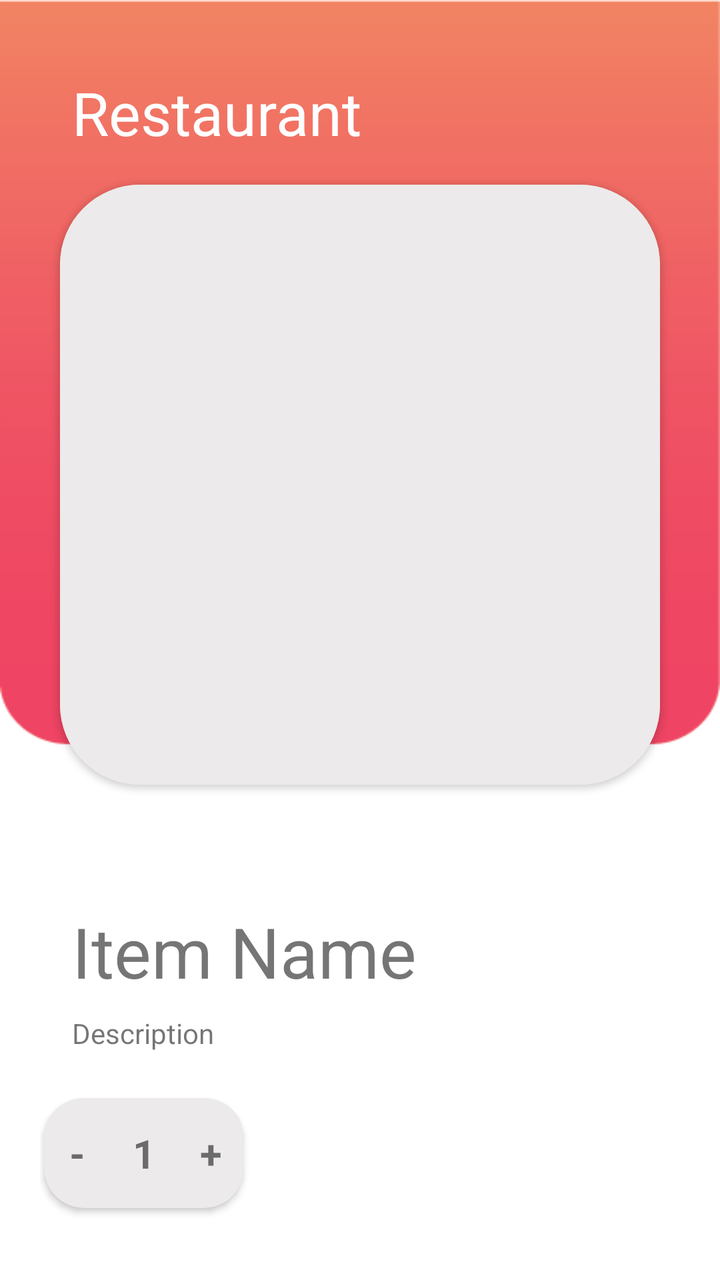
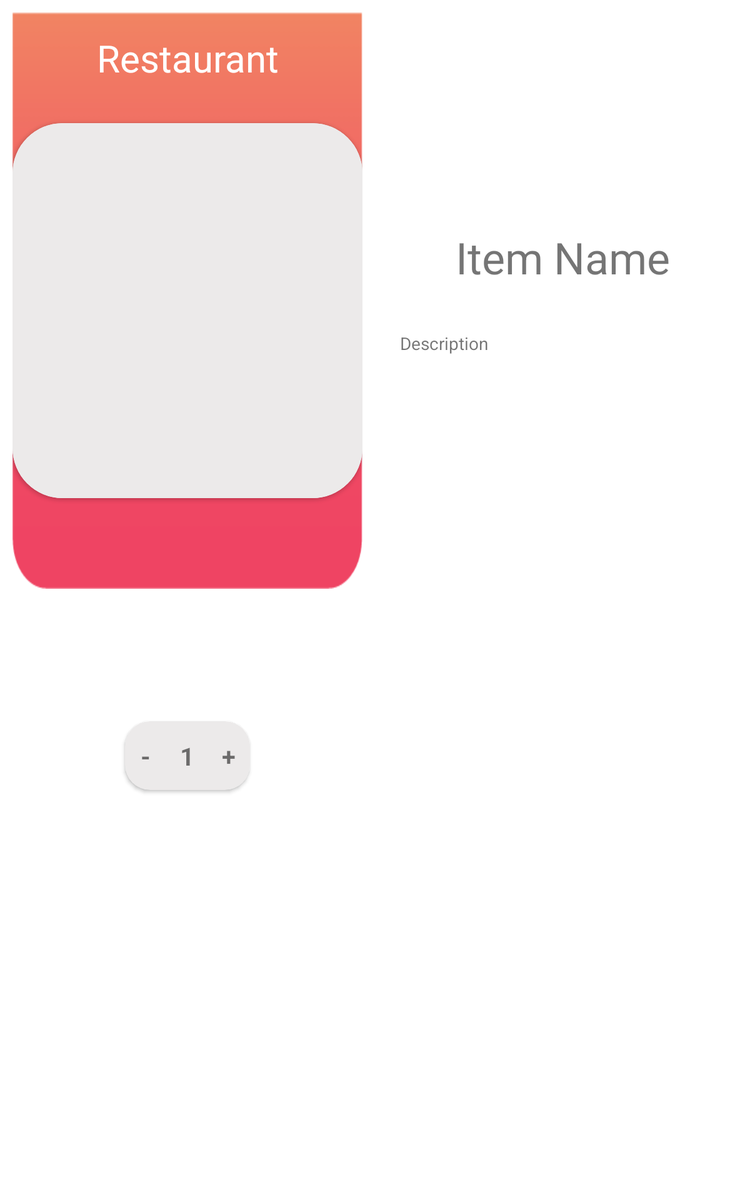

Compare how this app lays out the same screen by default and in its alternative resource folder. The renders come first, then the two layout files and the values they reference.
<!-- AndroidManifest.xml: application theme Theme.Food_App_v03 -->
<!-- res/layout/fragment_food_item.xml -->
<?xml version="1.0" encoding="utf-8"?>
<FrameLayout xmlns:android="http://schemas.android.com/apk/res/android"
    xmlns:app="http://schemas.android.com/apk/res-auto"
    xmlns:tools="http://schemas.android.com/tools"
    android:layout_width="match_parent"
    android:layout_height="match_parent"
    android:background="@drawable/fooditm_bg"
    android:padding="20dp"
    tools:context=".FoodItemFragment">

    <androidx.constraintlayout.widget.ConstraintLayout
        android:layout_width="match_parent"
        android:layout_height="match_parent">

        <TextView
            android:id="@+id/res_name2"
            android:layout_width="wrap_content"
            android:layout_height="wrap_content"
            android:layout_marginStart="16dp"
            android:layout_marginTop="16dp"
            android:text="Restaurant"
            android:textColor="@color/white"
            android:textSize="30dp"
            app:layout_constraintEnd_toEndOf="parent"
            app:layout_constraintHorizontal_bias="0.0"
            app:layout_constraintStart_toStartOf="parent"
            app:layout_constraintTop_toTopOf="parent" />

        <androidx.cardview.widget.CardView
            android:id="@+id/food_img_card"
            android:layout_width="wrap_content"
            android:layout_height="wrap_content"
            android:layout_marginTop="16dp"
            app:cardCornerRadius="40dp"
            app:layout_constraintBottom_toBottomOf="parent"
            app:layout_constraintEnd_toEndOf="parent"
            app:layout_constraintStart_toStartOf="parent"
            app:layout_constraintTop_toBottomOf="@+id/res_name2"
            app:layout_constraintVertical_bias="0.0">

            <ImageView
                android:id="@+id/food_image2"
                android:layout_width="300dp"
                android:layout_height="300dp"
                android:background="@color/gray"
                android:scaleType="centerCrop" />

        </androidx.cardview.widget.CardView>

        <TextView
            android:id="@+id/food_name2"
            android:layout_width="wrap_content"
            android:layout_height="wrap_content"
            android:layout_marginStart="16dp"
            android:layout_marginTop="60dp"
            android:text="Item Name"
            android:textAlignment="center"
            android:textSize="35dp"
            app:layout_constraintBottom_toBottomOf="parent"
            app:layout_constraintEnd_toEndOf="parent"
            app:layout_constraintHorizontal_bias="0.0"
            app:layout_constraintStart_toStartOf="parent"
            app:layout_constraintTop_toBottomOf="@+id/food_img_card"
            app:layout_constraintVertical_bias="0.0" />

        <Button
            android:id="@+id/add_to_cart_btn"
            android:layout_width="200dp"
            android:layout_height="55dp"
            android:layout_marginStart="16dp"
            android:layout_marginBottom="16dp"
            android:background="@drawable/dialog_background"
            android:text="Add to cart"
            app:layout_constraintBottom_toBottomOf="parent"
            app:layout_constraintEnd_toEndOf="@+id/food_img_card"
            app:layout_constraintStart_toEndOf="@+id/cardView"
            app:layout_constraintTop_toBottomOf="@+id/food_name2"
            app:layout_constraintVertical_bias="1.0" />


        <androidx.cardview.widget.CardView
            android:id="@+id/cardView"
            android:layout_width="100dp"
            android:layout_height="55dp"
            android:background="@drawable/dialog_background"
            app:cardBackgroundColor="@color/gray"
            app:cardCornerRadius="20dp"
            app:layout_constraintBottom_toBottomOf="@+id/add_to_cart_btn"
            app:layout_constraintEnd_toStartOf="@+id/add_to_cart_btn"
            app:layout_constraintHorizontal_bias="0.0"
            app:layout_constraintStart_toStartOf="@+id/food_img_card">

            <LinearLayout
                android:layout_width="match_parent"
                android:layout_height="match_parent"
                android:gravity="center">

                <TextView
                    android:id="@+id/minus_btn"
                    android:layout_width="0dp"
                    android:layout_height="wrap_content"
                    android:layout_weight="1"
                    android:text="-"
                    android:textAlignment="center"
                    android:textSize="20dp"
                    android:textStyle="bold" />

                <TextView
                    android:id="@+id/amount2"
                    android:layout_width="0dp"
                    android:layout_height="wrap_content"
                    android:layout_weight="1"
                    android:text="1"
                    android:textAlignment="center"
                    android:textSize="20dp"
                    android:textStyle="bold" />

                <TextView
                    android:id="@+id/add_btn"
                    android:layout_width="0dp"
                    android:layout_height="wrap_content"
                    android:layout_weight="1"
                    android:text="+"
                    android:textAlignment="center"
                    android:textSize="20dp"
                    android:textStyle="bold" />
            </LinearLayout>

        </androidx.cardview.widget.CardView>

        <ScrollView
            android:layout_width="wrap_content"
            android:layout_height="wrap_content"
            app:layout_constraintBottom_toBottomOf="parent"
            app:layout_constraintEnd_toEndOf="parent"
            app:layout_constraintHorizontal_bias="0.0"
            app:layout_constraintStart_toStartOf="parent"
            app:layout_constraintTop_toBottomOf="@+id/food_name2"
            app:layout_constraintVertical_bias="0.0">

            <TextView
                android:id="@+id/f_desc"
                android:layout_width="match_parent"
                android:layout_height="wrap_content"
                android:layout_marginStart="16dp"
                android:layout_marginTop="8dp"
                android:layout_marginEnd="16dp"
                android:text="Description" />

        </ScrollView>

    </androidx.constraintlayout.widget.ConstraintLayout>

</FrameLayout>
<!-- resources referenced by this layout -->
<resources>
  <color name="gray">#ECEAEA</color>
  <color name="white">#FFFFFFFF</color>
  <!-- drawable fooditm_bg: png bitmap (drawable-v24, 3939 bytes) -->
  <style name="Theme.Food_App_v03" parent="Theme.MaterialComponents.DayNight.NoActionBar">
          
          <item name="colorPrimary">@color/bright_pink</item>
          <item name="colorPrimaryVariant">@color/purple_700</item>
          <item name="colorOnPrimary">@color/white</item>
          
          <item name="colorSecondary">@color/teal_200</item>
          <item name="colorSecondaryVariant">@color/teal_700</item>
          <item name="colorOnSecondary">@color/black</item>
          
          <item name="android:statusBarColor" tools:targetApi="l">@color/black</item>
          
      </style>
  <color name="purple_700">#FF3700B3</color>
  <color name="teal_200">#FF03DAC5</color>
  <color name="teal_700">#FF018786</color>
  <color name="black">#FF000000</color>
</resources>
<!-- res/layout-sw600dp/fragment_food_item.xml (the repository's variant of the layout above) -->
<!-- drawn on a 7-inch tablet held upright -->
<?xml version="1.0" encoding="utf-8"?>
<FrameLayout xmlns:android="http://schemas.android.com/apk/res/android"
    xmlns:app="http://schemas.android.com/apk/res-auto"
    xmlns:tools="http://schemas.android.com/tools"
    android:layout_width="match_parent"
    android:layout_height="match_parent"
    tools:context=".FoodItemFragment">

    <LinearLayout
        android:layout_width="match_parent"
        android:layout_height="match_parent">

        <FrameLayout
            android:layout_width="0dp"
            android:layout_height="match_parent"
            android:padding="10dp"
            android:layout_weight="1">

            <androidx.constraintlayout.widget.ConstraintLayout
                android:layout_width="match_parent"
                android:layout_height="match_parent">

                <ImageView
                    android:id="@+id/imageView3"
                    android:layout_width="match_parent"
                    android:layout_height="wrap_content"
                    android:background="@drawable/flag_bg"
                    app:layout_constraintEnd_toEndOf="parent"
                    app:layout_constraintStart_toStartOf="parent"
                    app:layout_constraintTop_toTopOf="parent"
                    android:scaleType="centerCrop"/>

                <TextView
                    android:id="@+id/res_name2"
                    android:layout_width="wrap_content"
                    android:layout_height="wrap_content"
                    android:layout_marginTop="16dp"
                    android:text="Restaurant"
                    android:textColor="@color/white"
                    android:textSize="30dp"
                    app:layout_constraintEnd_toEndOf="parent"
                    app:layout_constraintStart_toStartOf="parent"
                    app:layout_constraintTop_toTopOf="parent" />

                <androidx.cardview.widget.CardView
                    android:id="@+id/food_img_card"
                    android:layout_width="wrap_content"
                    android:layout_height="wrap_content"
                    android:layout_marginTop="32dp"
                    android:layout_marginBottom="32dp"
                    app:cardCornerRadius="40dp"
                    app:layout_constraintBottom_toBottomOf="@+id/imageView3"
                    app:layout_constraintEnd_toEndOf="parent"
                    app:layout_constraintStart_toStartOf="parent"
                    app:layout_constraintTop_toBottomOf="@+id/res_name2"
                    app:layout_constraintVertical_bias="0.0">

                    <ImageView
                        android:id="@+id/food_image2"
                        android:layout_width="300dp"
                        android:layout_height="300dp"
                        android:background="@color/gray"
                        android:scaleType="centerCrop" />

                </androidx.cardview.widget.CardView>

                <androidx.cardview.widget.CardView
                    android:id="@+id/cardView"
                    android:layout_width="100dp"
                    android:layout_height="55dp"
                    android:background="@drawable/dialog_background"
                    app:cardBackgroundColor="@color/gray"
                    app:cardCornerRadius="20dp"
                    app:layout_constraintBottom_toBottomOf="parent"
                    app:layout_constraintEnd_toEndOf="parent"
                    app:layout_constraintStart_toStartOf="parent"
                    app:layout_constraintTop_toBottomOf="@+id/imageView3"
                    app:layout_constraintVertical_bias="0.25">

                    <LinearLayout
                        android:layout_width="match_parent"
                        android:layout_height="match_parent"
                        android:gravity="center">

                        <TextView
                            android:id="@+id/minus_btn"
                            android:layout_width="0dp"
                            android:layout_height="wrap_content"
                            android:layout_weight="1"
                            android:text="-"
                            android:textAlignment="center"
                            android:textSize="20dp"
                            android:textStyle="bold" />

                        <TextView
                            android:id="@+id/amount2"
                            android:layout_width="0dp"
                            android:layout_height="wrap_content"
                            android:layout_weight="1"
                            android:text="1"
                            android:textAlignment="center"
                            android:textSize="20dp"
                            android:textStyle="bold" />

                        <TextView
                            android:id="@+id/add_btn"
                            android:layout_width="0dp"
                            android:layout_height="wrap_content"
                            android:layout_weight="1"
                            android:text="+"
                            android:textAlignment="center"
                            android:textSize="20dp"
                            android:textStyle="bold" />
                    </LinearLayout>

                </androidx.cardview.widget.CardView>

                <Button
                    android:id="@+id/add_to_cart_btn"
                    android:layout_width="200dp"
                    android:layout_height="55dp"
                    android:layout_marginTop="16dp"
                    android:background="@drawable/dialog_background"
                    android:text="Add to cart"
                    app:layout_constraintBottom_toBottomOf="parent"
                    app:layout_constraintEnd_toEndOf="parent"
                    app:layout_constraintStart_toStartOf="parent"
                    app:layout_constraintTop_toBottomOf="@+id/cardView"
                    app:layout_constraintVertical_bias="0.25" />

            </androidx.constraintlayout.widget.ConstraintLayout>

        </FrameLayout>

        <FrameLayout
            android:layout_width="0dp"
            android:layout_height="match_parent"
            android:layout_weight="1">

            <androidx.constraintlayout.widget.ConstraintLayout
                android:layout_width="match_parent"
                android:layout_height="match_parent">

                <TextView
                    android:id="@+id/f_desc"
                    android:layout_width="match_parent"
                    android:layout_height="wrap_content"
                    android:layout_marginTop="16dp"
                    android:padding="20dp"
                    android:text="Description"
                    app:layout_constraintBottom_toBottomOf="parent"
                    app:layout_constraintEnd_toEndOf="parent"
                    app:layout_constraintStart_toStartOf="parent"
                    app:layout_constraintTop_toBottomOf="@+id/food_name2"
                    app:layout_constraintVertical_bias="0.0" />

                <TextView
                    android:id="@+id/food_name2"
                    android:layout_width="wrap_content"
                    android:layout_height="wrap_content"
                    android:text="Item Name"
                    android:textAlignment="center"
                    android:textSize="35dp"
                    app:layout_constraintBottom_toBottomOf="parent"
                    app:layout_constraintEnd_toEndOf="parent"
                    app:layout_constraintStart_toStartOf="parent"
                    app:layout_constraintTop_toTopOf="parent"
                    app:layout_constraintVertical_bias="0.19999999" />

            </androidx.constraintlayout.widget.ConstraintLayout>


        </FrameLayout>

    </LinearLayout>

</FrameLayout>
<!-- resources referenced by the variant -->
<!-- as a 7-inch tablet held upright resolves them -->
<resources>
  <color name="gray">#ECEAEA</color>
  <color name="white">#FFFFFFFF</color>
  <!-- drawable flag_bg: png bitmap (drawable-v24, 2439 bytes) -->
  <style name="Theme.Food_App_v03" parent="Theme.MaterialComponents.DayNight.NoActionBar">
          
          <item name="colorPrimary">@color/bright_pink</item>
          <item name="colorPrimaryVariant">@color/purple_700</item>
          <item name="colorOnPrimary">@color/white</item>
          
          <item name="colorSecondary">@color/teal_200</item>
          <item name="colorSecondaryVariant">@color/teal_700</item>
          <item name="colorOnSecondary">@color/black</item>
          
          <item name="android:statusBarColor" tools:targetApi="l">@color/black</item>
          
      </style>
  <color name="purple_700">#FF3700B3</color>
  <color name="teal_200">#FF03DAC5</color>
  <color name="teal_700">#FF018786</color>
  <color name="black">#FF000000</color>
</resources>
